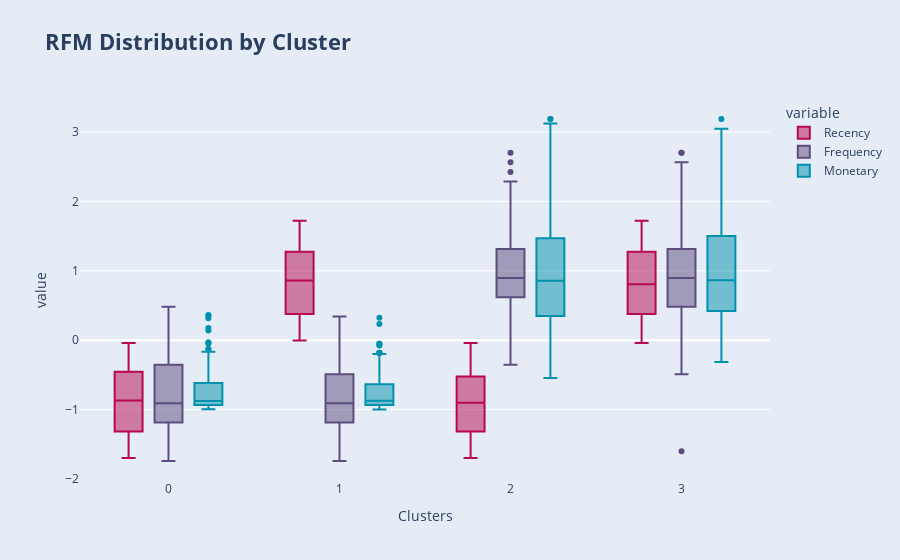

Notebook code cell kept with this figure:
### Code cell
#convert to long format table
df_rfm_long = pd.melt(df_rfm_scaled, id_vars='Clusters')

#plotting rfm distributions
fig = px.box(df_rfm_long, x='Clusters', y='value',
             title='<b>RFM Distribution by Cluster</b>',
             color='variable', color_discrete_sequence=colors_rfm,
             boxmode='group')

fig.update_layout(paper_bgcolor='rgb(229, 236, 246)',
                  title_font_size=22)

fig.show()

### Figure 1 — Plotly figure (JSON) as saved in the notebook; plotly's stock layout.template omitted (floating-point values rounded to 4 significant figures; data arrays with more than 128 entries replaced by an {"elided": "..."} marker saying what was removed)
{"data": [{"alignmentgroup": "True", "hovertemplate": "variable=Recency<br>Clusters=%{x}<br>value=%{y}<extra></extra>", "legendgroup": "Recency", "marker": {"color": "rgb(183, 9, 76)"}, "name": "Recency", "notched": false, "offsetgroup": "Recency", "orientation": "v", "showlegend": true, "type": "box", "x": {"elided": "2240 int values"}, "x0": " ", "xaxis": "x", "y": {"elided": "2240 float values"}, "y0": " ", "yaxis": "y"}, {"alignmentgroup": "True", "hovertemplate": "variable=Frequency<br>Clusters=%{x}<br>value=%{y}<extra></extra>", "legendgroup": "Frequency", "marker": {"color": "rgb(92, 77, 125)"}, "name": "Frequency", "notched": false, "offsetgroup": "Frequency", "orientation": "v", "showlegend": true, "type": "box", "x": {"elided": "2240 int values"}, "x0": " ", "xaxis": "x", "y": {"elided": "2240 float values"}, "y0": " ", "yaxis": "y"}, {"alignmentgroup": "True", "hovertemplate": "variable=Monetary<br>Clusters=%{x}<br>value=%{y}<extra></extra>", "legendgroup": "Monetary", "marker": {"color": "rgb(0, 145, 173)"}, "name": "Monetary", "notched": false, "offsetgroup": "Monetary", "orientation": "v", "showlegend": true, "type": "box", "x": {"elided": "2240 int values"}, "x0": " ", "xaxis": "x", "y": {"elided": "2240 float values"}, "y0": " ", "yaxis": "y"}], "layout": {"boxmode": "group", "legend": {"title": {"text": "variable"}, "tracegroupgap": 0}, "paper_bgcolor": "rgb(229, 236, 246)", "title": {"font": {"size": 22}, "text": "<b>RFM Distribution by Cluster</b>"}, "xaxis": {"anchor": "y", "domain": [0, 1], "title": {"text": "Clusters"}}, "yaxis": {"anchor": "x", "domain": [0, 1], "title": {"text": "value"}}}}
